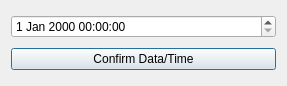
<?xml version="1.0" encoding="UTF-8"?>
<ui version="4.0">
 <class>Dialog</class>
 <widget class="QDialog" name="Dialog">
  <property name="geometry">
   <rect>
    <x>0</x>
    <y>0</y>
    <width>287</width>
    <height>86</height>
   </rect>
  </property>
  <property name="windowTitle">
   <string>Date Picker Window</string>
  </property>
  <layout class="QVBoxLayout" name="verticalLayout">
   <item>
    <widget class="QDateTimeEdit" name="dateTimeEdit">
     <property name="toolTip">
      <string>Change Date and Time here</string>
     </property>
    </widget>
   </item>
   <item>
    <widget class="QPushButton" name="btnSetDateTime">
     <property name="toolTip">
      <string>Confirm the changed Date and Time</string>
     </property>
     <property name="text">
      <string>Confirm Data/Time</string>
     </property>
    </widget>
   </item>
  </layout>
 </widget>
 <resources/>
 <connections/>
</ui>
